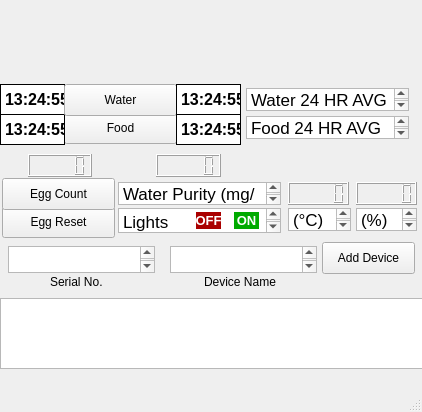
<?xml version="1.0" encoding="UTF-8"?>
<ui version="4.0">
 <class>MainWindow</class>
 <widget class="QMainWindow" name="MainWindow">
  <property name="geometry">
   <rect>
    <x>0</x>
    <y>0</y>
    <width>422</width>
    <height>412</height>
   </rect>
  </property>
  <property name="windowTitle">
   <string>MainWindow</string>
  </property>
  <widget class="QWidget" name="centralwidget">
   <widget class="QLabel" name="label">
    <property name="geometry">
     <rect>
      <x>-8</x>
      <y>-2</y>
      <width>429</width>
      <height>87</height>
     </rect>
    </property>
    <property name="autoFillBackground">
     <bool>false</bool>
    </property>
    <property name="text">
     <string/>
    </property>
    <property name="pixmap">
     <pixmap>../../../ECE 1895/ECE-1994-VaultE/ECE-1894/Mama-Sarah.png</pixmap>
    </property>
    <property name="scaledContents">
     <bool>true</bool>
    </property>
   </widget>
   <widget class="QLabel" name="sys_time_label">
    <property name="geometry">
     <rect>
      <x>0</x>
      <y>84</y>
      <width>65</width>
      <height>31</height>
     </rect>
    </property>
    <property name="font">
     <font>
      <pointsize>12</pointsize>
      <weight>75</weight>
      <bold>true</bold>
     </font>
    </property>
    <property name="styleSheet">
     <string notr="true">border: 1px solid black;
background-color: rgb(255, 255, 255);</string>
    </property>
    <property name="text">
     <string>13:24:55</string>
    </property>
   </widget>
   <widget class="QPushButton" name="pushButton_2">
    <property name="geometry">
     <rect>
      <x>64</x>
      <y>112</y>
      <width>113</width>
      <height>32</height>
     </rect>
    </property>
    <property name="text">
     <string>Food</string>
    </property>
   </widget>
   <widget class="QLCDNumber" name="lcdNumber">
    <property name="geometry">
     <rect>
      <x>288</x>
      <y>182</y>
      <width>61</width>
      <height>23</height>
     </rect>
    </property>
   </widget>
   <widget class="QTextBrowser" name="textBrowser">
    <property name="geometry">
     <rect>
      <x>288</x>
      <y>208</y>
      <width>63</width>
      <height>23</height>
     </rect>
    </property>
    <property name="html">
     <string>&lt;!DOCTYPE HTML PUBLIC &quot;-//W3C//DTD HTML 4.0//EN&quot; &quot;http://www.w3.org/TR/REC-html40/strict.dtd&quot;&gt;
&lt;html&gt;&lt;head&gt;&lt;meta name=&quot;qrichtext&quot; content=&quot;1&quot; /&gt;&lt;style type=&quot;text/css&quot;&gt;
p, li { white-space: pre-wrap; }
&lt;/style&gt;&lt;/head&gt;&lt;body style=&quot; font-family:'.AppleSystemUIFont'; font-size:13pt; font-weight:400; font-style:normal;&quot;&gt;
&lt;p style=&quot; margin-top:0px; margin-bottom:0px; margin-left:0px; margin-right:0px; -qt-block-indent:0; text-indent:0px;&quot;&gt;(°C)&lt;/p&gt;&lt;/body&gt;&lt;/html&gt;</string>
    </property>
   </widget>
   <widget class="QLCDNumber" name="lcdNumber_2">
    <property name="geometry">
     <rect>
      <x>28</x>
      <y>154</y>
      <width>64</width>
      <height>23</height>
     </rect>
    </property>
   </widget>
   <widget class="QTextBrowser" name="textBrowser_2">
    <property name="geometry">
     <rect>
      <x>118</x>
      <y>182</y>
      <width>163</width>
      <height>23</height>
     </rect>
    </property>
    <property name="html">
     <string>&lt;!DOCTYPE HTML PUBLIC &quot;-//W3C//DTD HTML 4.0//EN&quot; &quot;http://www.w3.org/TR/REC-html40/strict.dtd&quot;&gt;
&lt;html&gt;&lt;head&gt;&lt;meta name=&quot;qrichtext&quot; content=&quot;1&quot; /&gt;&lt;style type=&quot;text/css&quot;&gt;
p, li { white-space: pre-wrap; }
&lt;/style&gt;&lt;/head&gt;&lt;body style=&quot; font-family:'.AppleSystemUIFont'; font-size:13pt; font-weight:400; font-style:normal;&quot;&gt;
&lt;p style=&quot; margin-top:0px; margin-bottom:0px; margin-left:0px; margin-right:0px; -qt-block-indent:0; text-indent:0px;&quot;&gt;Water Purity (mg/L)&lt;/p&gt;
&lt;p style=&quot;-qt-paragraph-type:empty; margin-top:0px; margin-bottom:0px; margin-left:0px; margin-right:0px; -qt-block-indent:0; text-indent:0px;&quot;&gt;&lt;br /&gt;&lt;/p&gt;&lt;/body&gt;&lt;/html&gt;</string>
    </property>
   </widget>
   <widget class="QLabel" name="sys_time_label_2">
    <property name="geometry">
     <rect>
      <x>0</x>
      <y>114</y>
      <width>65</width>
      <height>31</height>
     </rect>
    </property>
    <property name="font">
     <font>
      <pointsize>12</pointsize>
      <weight>75</weight>
      <bold>true</bold>
     </font>
    </property>
    <property name="styleSheet">
     <string notr="true">border: 1px solid black;
background-color: rgb(255, 255, 255);</string>
    </property>
    <property name="text">
     <string>13:24:55</string>
    </property>
   </widget>
   <widget class="QPushButton" name="pushButton_3">
    <property name="geometry">
     <rect>
      <x>64</x>
      <y>84</y>
      <width>113</width>
      <height>32</height>
     </rect>
    </property>
    <property name="text">
     <string>Water</string>
    </property>
   </widget>
   <widget class="QLCDNumber" name="lcdNumber_3">
    <property name="geometry">
     <rect>
      <x>156</x>
      <y>154</y>
      <width>65</width>
      <height>23</height>
     </rect>
    </property>
   </widget>
   <widget class="QLCDNumber" name="lcdNumber_5">
    <property name="geometry">
     <rect>
      <x>356</x>
      <y>182</y>
      <width>61</width>
      <height>23</height>
     </rect>
    </property>
   </widget>
   <widget class="QTextBrowser" name="textBrowser_5">
    <property name="geometry">
     <rect>
      <x>356</x>
      <y>208</y>
      <width>61</width>
      <height>23</height>
     </rect>
    </property>
    <property name="html">
     <string>&lt;!DOCTYPE HTML PUBLIC &quot;-//W3C//DTD HTML 4.0//EN&quot; &quot;http://www.w3.org/TR/REC-html40/strict.dtd&quot;&gt;
&lt;html&gt;&lt;head&gt;&lt;meta name=&quot;qrichtext&quot; content=&quot;1&quot; /&gt;&lt;style type=&quot;text/css&quot;&gt;
p, li { white-space: pre-wrap; }
&lt;/style&gt;&lt;/head&gt;&lt;body style=&quot; font-family:'.AppleSystemUIFont'; font-size:13pt; font-weight:400; font-style:normal;&quot;&gt;
&lt;p style=&quot; margin-top:0px; margin-bottom:0px; margin-left:0px; margin-right:0px; -qt-block-indent:0; text-indent:0px;&quot;&gt;(%)&lt;/p&gt;&lt;/body&gt;&lt;/html&gt;</string>
    </property>
   </widget>
   <widget class="QLabel" name="ebrake_fail_off">
    <property name="enabled">
     <bool>true</bool>
    </property>
    <property name="geometry">
     <rect>
      <x>196</x>
      <y>212</y>
      <width>25</width>
      <height>17</height>
     </rect>
    </property>
    <property name="font">
     <font>
      <pointsize>10</pointsize>
      <weight>75</weight>
      <bold>true</bold>
     </font>
    </property>
    <property name="styleSheet">
     <string notr="true">color: rgb(255, 255, 255);
background-color: rgb(170, 0, 0);</string>
    </property>
    <property name="text">
     <string>OFF</string>
    </property>
    <property name="alignment">
     <set>Qt::AlignCenter</set>
    </property>
   </widget>
   <widget class="QLabel" name="ebrake_fail_on">
    <property name="enabled">
     <bool>true</bool>
    </property>
    <property name="geometry">
     <rect>
      <x>234</x>
      <y>212</y>
      <width>25</width>
      <height>17</height>
     </rect>
    </property>
    <property name="font">
     <font>
      <pointsize>10</pointsize>
      <weight>75</weight>
      <bold>true</bold>
     </font>
    </property>
    <property name="styleSheet">
     <string notr="true">color: rgb(255, 255, 255);
background-color: rgb(0, 170, 0);</string>
    </property>
    <property name="text">
     <string>ON</string>
    </property>
    <property name="alignment">
     <set>Qt::AlignCenter</set>
    </property>
   </widget>
   <widget class="QPushButton" name="pushButton">
    <property name="geometry">
     <rect>
      <x>2</x>
      <y>206</y>
      <width>113</width>
      <height>32</height>
     </rect>
    </property>
    <property name="text">
     <string>Egg Reset</string>
    </property>
   </widget>
   <widget class="QTextBrowser" name="textBrowser_4">
    <property name="geometry">
     <rect>
      <x>118</x>
      <y>208</y>
      <width>163</width>
      <height>25</height>
     </rect>
    </property>
    <property name="html">
     <string>&lt;!DOCTYPE HTML PUBLIC &quot;-//W3C//DTD HTML 4.0//EN&quot; &quot;http://www.w3.org/TR/REC-html40/strict.dtd&quot;&gt;
&lt;html&gt;&lt;head&gt;&lt;meta name=&quot;qrichtext&quot; content=&quot;1&quot; /&gt;&lt;style type=&quot;text/css&quot;&gt;
p, li { white-space: pre-wrap; }
&lt;/style&gt;&lt;/head&gt;&lt;body style=&quot; font-family:'.AppleSystemUIFont'; font-size:13pt; font-weight:400; font-style:normal;&quot;&gt;
&lt;p style=&quot; margin-top:0px; margin-bottom:0px; margin-left:0px; margin-right:0px; -qt-block-indent:0; text-indent:0px;&quot;&gt;Lights&lt;/p&gt;&lt;/body&gt;&lt;/html&gt;</string>
    </property>
   </widget>
   <widget class="QPushButton" name="pushButton_4">
    <property name="geometry">
     <rect>
      <x>2</x>
      <y>178</y>
      <width>113</width>
      <height>32</height>
     </rect>
    </property>
    <property name="text">
     <string>Egg Count</string>
    </property>
   </widget>
   <widget class="QListView" name="listView">
    <property name="geometry">
     <rect>
      <x>0</x>
      <y>298</y>
      <width>423</width>
      <height>71</height>
     </rect>
    </property>
   </widget>
   <widget class="QLabel" name="sys_time_label_3">
    <property name="geometry">
     <rect>
      <x>176</x>
      <y>84</y>
      <width>65</width>
      <height>31</height>
     </rect>
    </property>
    <property name="font">
     <font>
      <pointsize>12</pointsize>
      <weight>75</weight>
      <bold>true</bold>
     </font>
    </property>
    <property name="styleSheet">
     <string notr="true">border: 1px solid black;
background-color: rgb(255, 255, 255);</string>
    </property>
    <property name="text">
     <string>13:24:55</string>
    </property>
   </widget>
   <widget class="QLabel" name="sys_time_label_4">
    <property name="geometry">
     <rect>
      <x>176</x>
      <y>114</y>
      <width>65</width>
      <height>31</height>
     </rect>
    </property>
    <property name="font">
     <font>
      <pointsize>12</pointsize>
      <weight>75</weight>
      <bold>true</bold>
     </font>
    </property>
    <property name="styleSheet">
     <string notr="true">border: 1px solid black;
background-color: rgb(255, 255, 255);</string>
    </property>
    <property name="text">
     <string>13:24:55</string>
    </property>
   </widget>
   <widget class="QTextBrowser" name="textBrowser_3">
    <property name="geometry">
     <rect>
      <x>246</x>
      <y>88</y>
      <width>163</width>
      <height>23</height>
     </rect>
    </property>
    <property name="html">
     <string>&lt;!DOCTYPE HTML PUBLIC &quot;-//W3C//DTD HTML 4.0//EN&quot; &quot;http://www.w3.org/TR/REC-html40/strict.dtd&quot;&gt;
&lt;html&gt;&lt;head&gt;&lt;meta name=&quot;qrichtext&quot; content=&quot;1&quot; /&gt;&lt;style type=&quot;text/css&quot;&gt;
p, li { white-space: pre-wrap; }
&lt;/style&gt;&lt;/head&gt;&lt;body style=&quot; font-family:'.AppleSystemUIFont'; font-size:13pt; font-weight:400; font-style:normal;&quot;&gt;
&lt;p style=&quot; margin-top:0px; margin-bottom:0px; margin-left:0px; margin-right:0px; -qt-block-indent:0; text-indent:0px;&quot;&gt;Water 24 HR AVG&lt;/p&gt;
&lt;p style=&quot;-qt-paragraph-type:empty; margin-top:0px; margin-bottom:0px; margin-left:0px; margin-right:0px; -qt-block-indent:0; text-indent:0px;&quot;&gt;&lt;br /&gt;&lt;/p&gt;&lt;/body&gt;&lt;/html&gt;</string>
    </property>
   </widget>
   <widget class="QTextBrowser" name="textBrowser_6">
    <property name="geometry">
     <rect>
      <x>246</x>
      <y>116</y>
      <width>163</width>
      <height>23</height>
     </rect>
    </property>
    <property name="html">
     <string>&lt;!DOCTYPE HTML PUBLIC &quot;-//W3C//DTD HTML 4.0//EN&quot; &quot;http://www.w3.org/TR/REC-html40/strict.dtd&quot;&gt;
&lt;html&gt;&lt;head&gt;&lt;meta name=&quot;qrichtext&quot; content=&quot;1&quot; /&gt;&lt;style type=&quot;text/css&quot;&gt;
p, li { white-space: pre-wrap; }
&lt;/style&gt;&lt;/head&gt;&lt;body style=&quot; font-family:'.AppleSystemUIFont'; font-size:13pt; font-weight:400; font-style:normal;&quot;&gt;
&lt;p style=&quot; margin-top:0px; margin-bottom:0px; margin-left:0px; margin-right:0px; -qt-block-indent:0; text-indent:0px;&quot;&gt;Food 24 HR AVG&lt;/p&gt;
&lt;p style=&quot;-qt-paragraph-type:empty; margin-top:0px; margin-bottom:0px; margin-left:0px; margin-right:0px; -qt-block-indent:0; text-indent:0px;&quot;&gt;&lt;br /&gt;&lt;/p&gt;&lt;/body&gt;&lt;/html&gt;</string>
    </property>
   </widget>
   <widget class="QTextEdit" name="textEdit">
    <property name="geometry">
     <rect>
      <x>8</x>
      <y>246</y>
      <width>147</width>
      <height>27</height>
     </rect>
    </property>
    <property name="html">
     <string>&lt;!DOCTYPE HTML PUBLIC &quot;-//W3C//DTD HTML 4.0//EN&quot; &quot;http://www.w3.org/TR/REC-html40/strict.dtd&quot;&gt;
&lt;html&gt;&lt;head&gt;&lt;meta name=&quot;qrichtext&quot; content=&quot;1&quot; /&gt;&lt;style type=&quot;text/css&quot;&gt;
p, li { white-space: pre-wrap; }
&lt;/style&gt;&lt;/head&gt;&lt;body style=&quot; font-family:'.AppleSystemUIFont'; font-size:13pt; font-weight:400; font-style:normal;&quot;&gt;
&lt;p style=&quot;-qt-paragraph-type:empty; margin-top:0px; margin-bottom:0px; margin-left:0px; margin-right:0px; -qt-block-indent:0; text-indent:0px;&quot;&gt;&lt;br /&gt;&lt;/p&gt;&lt;/body&gt;&lt;/html&gt;</string>
    </property>
   </widget>
   <widget class="QTextEdit" name="textEdit_2">
    <property name="geometry">
     <rect>
      <x>170</x>
      <y>246</y>
      <width>147</width>
      <height>27</height>
     </rect>
    </property>
    <property name="html">
     <string>&lt;!DOCTYPE HTML PUBLIC &quot;-//W3C//DTD HTML 4.0//EN&quot; &quot;http://www.w3.org/TR/REC-html40/strict.dtd&quot;&gt;
&lt;html&gt;&lt;head&gt;&lt;meta name=&quot;qrichtext&quot; content=&quot;1&quot; /&gt;&lt;style type=&quot;text/css&quot;&gt;
p, li { white-space: pre-wrap; }
&lt;/style&gt;&lt;/head&gt;&lt;body style=&quot; font-family:'.AppleSystemUIFont'; font-size:13pt; font-weight:400; font-style:normal;&quot;&gt;
&lt;p style=&quot;-qt-paragraph-type:empty; margin-top:0px; margin-bottom:0px; margin-left:0px; margin-right:0px; -qt-block-indent:0; text-indent:0px;&quot;&gt;&lt;br /&gt;&lt;/p&gt;&lt;/body&gt;&lt;/html&gt;</string>
    </property>
   </widget>
   <widget class="QPushButton" name="pushButton_5">
    <property name="geometry">
     <rect>
      <x>322</x>
      <y>242</y>
      <width>93</width>
      <height>32</height>
     </rect>
    </property>
    <property name="text">
     <string>Add Device</string>
    </property>
   </widget>
   <widget class="QLabel" name="label_2">
    <property name="geometry">
     <rect>
      <x>450</x>
      <y>288</y>
      <width>60</width>
      <height>16</height>
     </rect>
    </property>
    <property name="text">
     <string/>
    </property>
   </widget>
   <widget class="QLabel" name="label_3">
    <property name="geometry">
     <rect>
      <x>50</x>
      <y>274</y>
      <width>60</width>
      <height>16</height>
     </rect>
    </property>
    <property name="text">
     <string>Serial No.</string>
    </property>
   </widget>
   <widget class="QLabel" name="label_4">
    <property name="geometry">
     <rect>
      <x>204</x>
      <y>274</y>
      <width>83</width>
      <height>16</height>
     </rect>
    </property>
    <property name="text">
     <string>Device Name</string>
    </property>
   </widget>
   <zorder>label</zorder>
   <zorder>sys_time_label</zorder>
   <zorder>pushButton_2</zorder>
   <zorder>lcdNumber</zorder>
   <zorder>textBrowser</zorder>
   <zorder>lcdNumber_2</zorder>
   <zorder>textBrowser_2</zorder>
   <zorder>sys_time_label_2</zorder>
   <zorder>pushButton_3</zorder>
   <zorder>lcdNumber_3</zorder>
   <zorder>lcdNumber_5</zorder>
   <zorder>textBrowser_5</zorder>
   <zorder>pushButton</zorder>
   <zorder>textBrowser_4</zorder>
   <zorder>ebrake_fail_on</zorder>
   <zorder>ebrake_fail_off</zorder>
   <zorder>pushButton_4</zorder>
   <zorder>listView</zorder>
   <zorder>sys_time_label_3</zorder>
   <zorder>sys_time_label_4</zorder>
   <zorder>textBrowser_3</zorder>
   <zorder>textBrowser_6</zorder>
   <zorder>textEdit</zorder>
   <zorder>textEdit_2</zorder>
   <zorder>pushButton_5</zorder>
   <zorder>label_2</zorder>
   <zorder>label_3</zorder>
   <zorder>label_4</zorder>
  </widget>
  <widget class="QMenuBar" name="menubar">
   <property name="geometry">
    <rect>
     <x>0</x>
     <y>0</y>
     <width>422</width>
     <height>24</height>
    </rect>
   </property>
  </widget>
  <widget class="QStatusBar" name="statusbar"/>
 </widget>
 <resources/>
 <connections/>
</ui>
